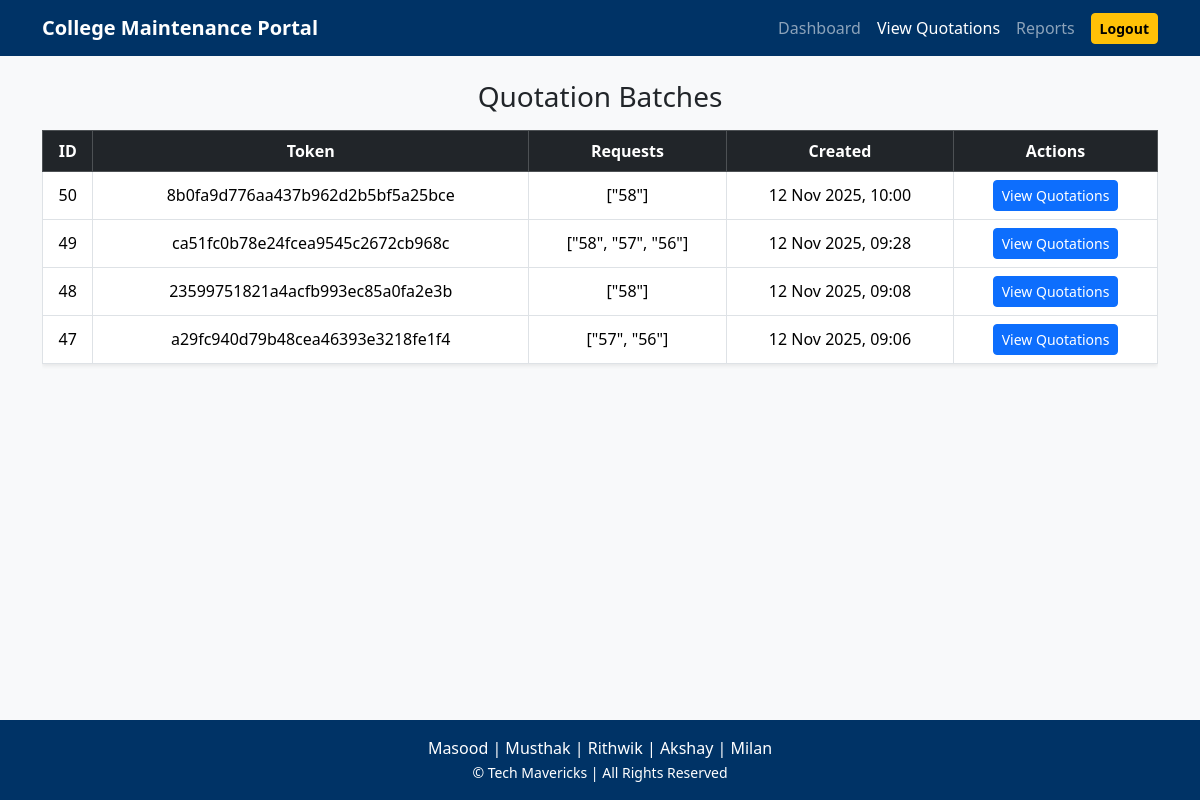
Before: /quotation/view/ (signed in) with the older database file.
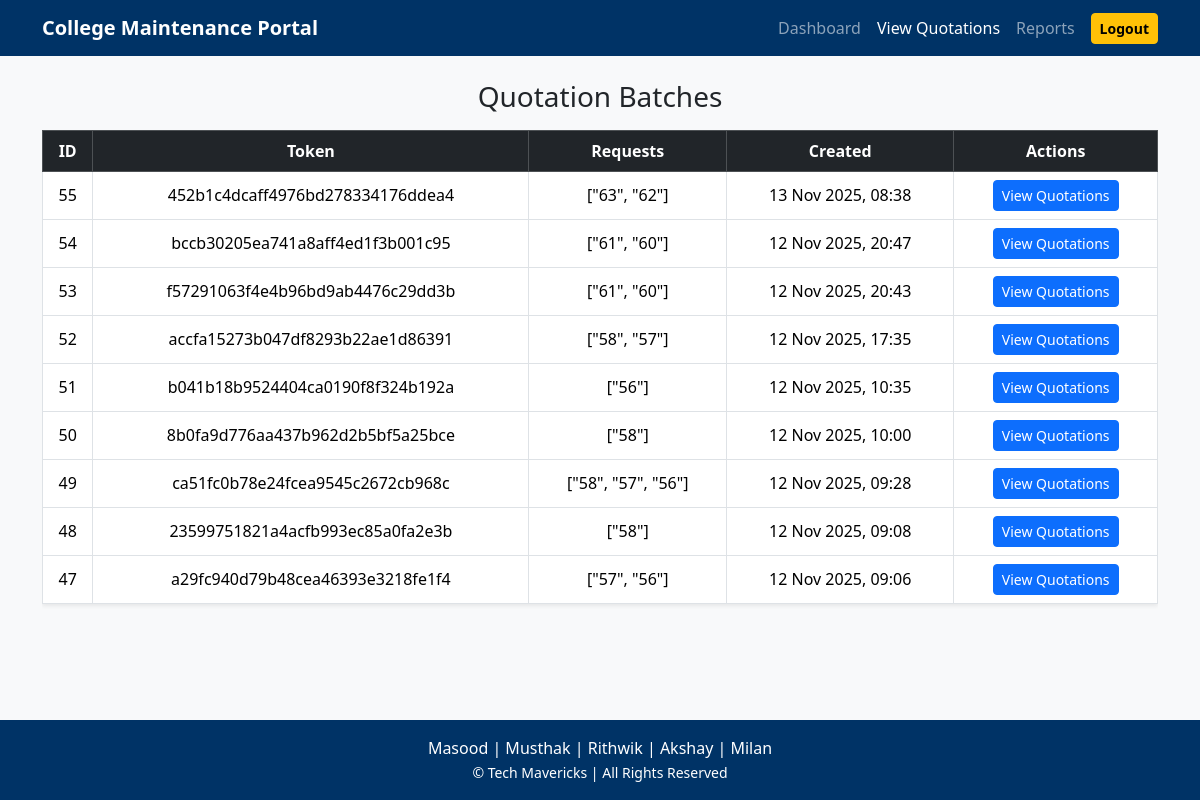
After: the same page with the newer database file.
### maintenance_app/models.py (models this page shows, shortened)
class QuotationBatch(models.Model):
    requests = models.TextField(help_text="JSON list of request IDs")
    token = models.CharField(max_length=64, unique=True, default=uuid.uuid4().hex)
    created_at = models.DateTimeField(default=timezone.now)

### maintenance_app/views.py (the view)
# urls.py: path('quotation/view/', views.principal_view_quotations, name='principal_view_quotations'),
@login_required
@user_passes_test(is_admin)
def principal_view_quotations(request):
    batches = QuotationBatch.objects.all().order_by("-created_at")
    return render(request, "quotation_list.html", {"batches": batches})

### maintenance_app/views.py (called while the page is built)
def is_admin(user):
    try:
        return user.profile.role in ['ADMIN', 'PRINCIPAL']
    except Exception:
        return user.is_superuser

### maintenance_app/templates/quotation_list.html (shortened to what this page needs)
{% load static %}
{% block content %}
<!doctype html>
<html lang="en">
<head>
  <link href="https://cdn.jsdelivr.net/npm/bootstrap@5.3.2/dist/css/bootstrap.min.css" rel="stylesheet">
  <link rel="stylesheet" href="https://cdn.jsdelivr.net/npm/bootstrap-icons@1.11.1/font/bootstrap-icons.css">
</head>
<body class="d-flex flex-column min-vh-100" style="background:#f8f9fa;">
  <nav class="navbar navbar-expand-lg navbar-dark" style="background:#003366;">
    <div class="container">
      <a class="navbar-brand fw-bold" href="{% url 'admin_dashboard' %}">College Maintenance Portal</a>
      <div class="collapse navbar-collapse" id="navCollapse">
        <ul class="navbar-nav ms-auto align-items-center">
          <li class="nav-item">
            <a class="nav-link" href="{% url 'admin_dashboard' %}">Dashboard</a>
          </li>
          <li class="nav-item">
            <a class="nav-link active" href="{% url 'principal_view_quotations' %}">View Quotations</a>
          </li>
          <li class="nav-item">
            <a class="nav-link" href="{% url 'reports' %}">Reports</a>
          </li>
          <li class="nav-item ms-2">
            <form method="post" action="{% url 'logout' %}">
              <button class="btn btn-warning btn-sm fw-semibold">Logout</button>
            </form>
          </li>
        </ul>
      </div>
    </div>
  </nav>
  <main class="container my-4 flex-grow-1">
    <h3 class="text-center mb-3">Quotation Batches</h3>
    {% if batches %}
      <div class="table-responsive">
        <table class="table table-bordered table-hover align-middle text-center shadow-sm">
          <thead class="table-dark">
            <tr>
              <th>ID</th>
              <th>Token</th>
              <th>Requests</th>
              <th>Created</th>
              <th>Actions</th>
            </tr>
          </thead>
          <tbody>
            {% for batch in batches %}
            <tr>
              <td>{{ batch.id }}</td>
              <td>{{ batch.token }}</td>
              <td>{{ batch.requests }}</td>
              <td>{{ batch.created_at|date:"d M Y, H:i" }}</td>
              <td>
                <a href="{% url 'principal_view_quotations_batch' batch.id %}" class="btn btn-primary btn-sm">
                  View Quotations
                </a>
              </td>
            </tr>
            {% endfor %}
          </tbody>
        </table>
      </div>
    {% else %}
      <p class="text-center text-muted mt-4">No quotation batches yet.</p>
    {% endif %}
  </main>
  <footer class="text-center text-white py-3 mt-auto" style="background:#003366;">
    <p class="mb-0">Masood | Musthak | Rithwik | Akshay | Milan</p>
    <small>© Tech Mavericks | All Rights Reserved</small>
  </footer>
</body>
</html>
{% endblock %}

Changed rows visible on the page:
added QuotationBatch: id "55", token "452b1c4dcaff4976bd278334176ddea4", requests "[\"63\", \"62\"]", created_at "13 Nov 2025, 08:38"
added QuotationBatch: id "54", token "bccb30205ea741a8aff4ed1f3b001c95", requests "[\"61\", \"60\"]", created_at "12 Nov 2025, 20:47"
added QuotationBatch: id "53", token "f57291063f4e4b96bd9ab4476c29dd3b", requests "[\"61\", \"60\"]", created_at "12 Nov 2025, 20:43"
added QuotationBatch: id "52", token "accfa15273b047df8293b22ae1d86391", requests "[\"58\", \"57\"]", created_at "12 Nov 2025, 17:35"
added QuotationBatch: id "51", token "b041b18b9524404ca0190f8f324b192a", requests "[\"56\"]", created_at "12 Nov 2025, 10:35"
